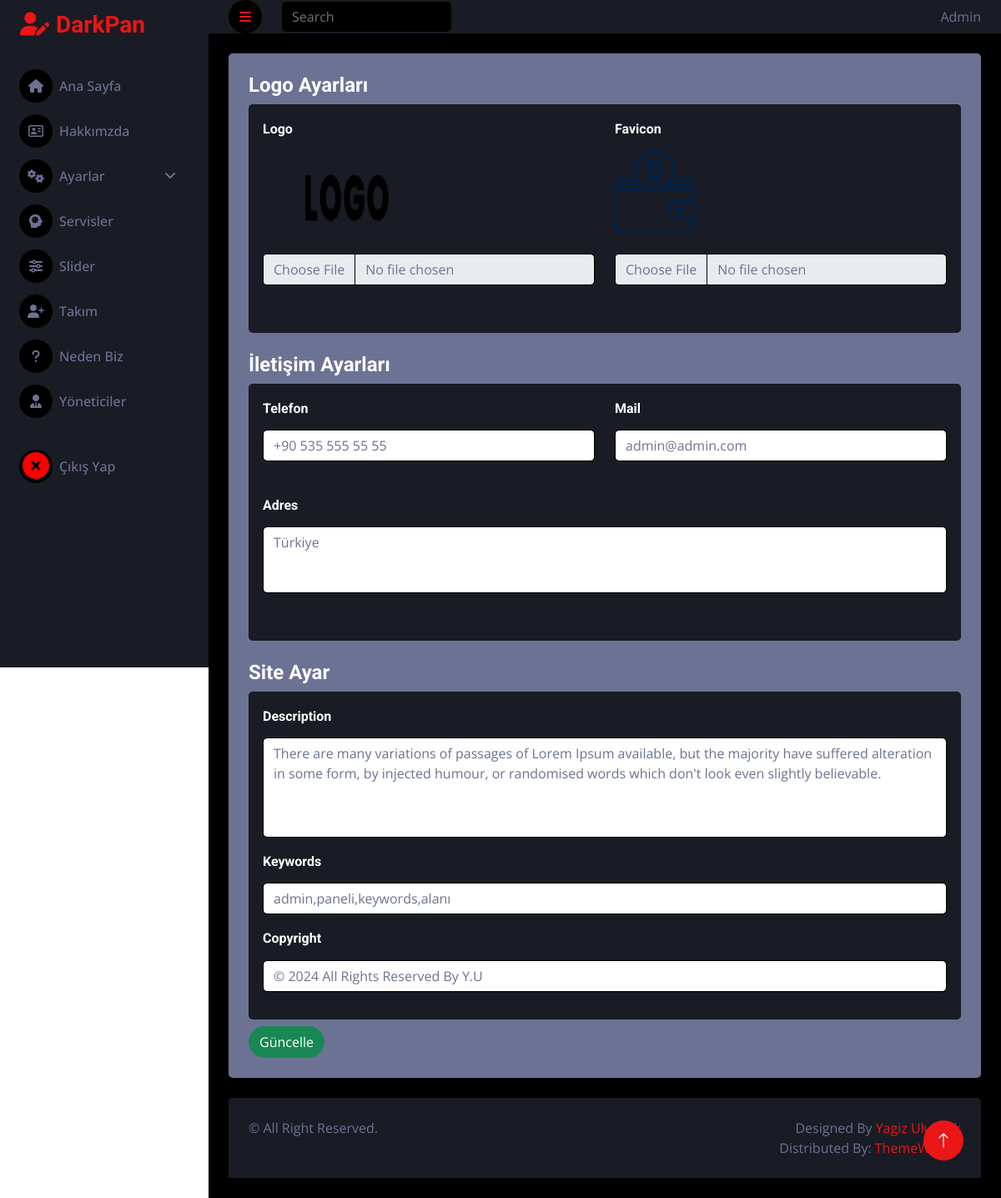
Screenshot of /admin/pages/ayar-genel.php (signed in) with the database file from the repository.
### tables this page shows
CREATE TABLE `ayar` (
  `ayar_id` int(11) NOT NULL,
  `ayar_logo` varchar(255) NOT NULL,
  `ayar_favicon` varchar(255) NOT NULL,
  `ayar_telefon` varchar(50) NOT NULL,
  `ayar_mail` varchar(150) NOT NULL,
  `ayar_adres` varchar(300) NOT NULL,
  `ayar_description` varchar(300) NOT NULL,
  `ayar_keywords` varchar(300) NOT NULL,
  `ayar_copyright` varchar(255) NOT NULL,
  `ayar_facebook` varchar(255) DEFAULT NULL,
  `ayar_twitter` varchar(255) DEFAULT NULL,
  `ayar_instagram` varchar(255) DEFAULT NULL
);

### admin/controller/ayar.controller.php (called while the page is built, shortened)
<?php
    $tablo_Ad = "ayar";
    $id_alan_isim = "ayar_id";
    $tablo_id = 1;
    $VeriId = new Veri();
    $veriIdGetir = $VeriId->veriIdGetir($tablo_Ad, $id_alan_isim, $tablo_id);
?>

### admin/classes/functions.class.php (called while the page is built, shortened)
<?php
class Veri extends Db
{
    public function veriIdGetir($tablo_Ad, $id_alan_isim, $tablo_id)
    {
        $this->tablo_ad = $tablo_Ad;
        $this->id_alan_isim = $id_alan_isim;
        $this->tablo_id = $tablo_id;
        $query = "SELECT * FROM ".$this->tablo_ad." WHERE ".$this->id_alan_isim." = ?";
        $stmt = $this->connect()->prepare($query);
        $stmt->execute([$this->tablo_id]);
        return $stmt->fetch();
    }
}
?>

### admin/classes/db.class.php (called while the page is built)
<?php
class Db
{
    private $host = "localhost";
    private $username = "root";
    private $password = "";
    private $dbname = "kurumsal-tanitim";
    protected function connect()
    {
        try
        {
            $dsn = "mysql:host=".$this->host.";dbname=".$this->dbname;
            $pdo = new PDO($dsn,$this->username,$this->password);
            $pdo->setAttribute(PDO::ATTR_ERRMODE, PDO::ERRMODE_EXCEPTION);
            $pdo->setAttribute(PDO::ATTR_DEFAULT_FETCH_MODE, PDO::FETCH_OBJ);
            return $pdo;
        }
        catch(PDOException $e)
        {
            echo "Bağlantı Hatası: ".$e->getMessage();
        }
    }
}
?>

### admin/pages/ayar-genel.php (the view, shortened to what this page needs)
<?php
require_once('../classes/db.class.php');
include "../classes/functions.class.php";
include "../inc/_header.php";
include "../controller/ayar.controller.php";
?>
<?php
if(!isset($_SESSION["yonetici_username"]))
{
    header("location:login.php");
}
else
{
    ?>
        <body>
            <div class="container-fluid position-relative d-flex p-0" style="background-color: white; height: 100%;">
                <?php include "../inc/_sidebar.php";?>
                <div class="content">
                    <?php include "../inc/_navbar.php";?>
                    <div class="container-fluid pt-4 px-4">
                        <div class="row g-4 h-100" >
                            <div class="col-sm-12 col-xl-12">
                                <div class="col">
                                    <div class="bg-light rounded p-4" style="height: 100%;">
                                        <form method="POST"  enctype="multipart/form-data">
                                            <h4 class="card-title">Logo Ayarları</h4>
                                            <div class="card bg-secondary">
                                                <div class="card-body">
                                                    <div class="row mb-4" style="display: flex; justify-content:space-between; ">
                                                        <div class="col-6">
                                                            <div class="mb-3">
                                                                <label for="ayar_logo" class="form-label"><h6 style="color: white;">Logo</h6></label>
                                                                <img class="img-fluid d-block mb-4" style="width: 200px; height:100px;" src="../../images/ayar/logo/<?php echo $veriIdGetir->ayar_logo?>" alt="">
                                                                <input type="file" class="form-control" name="ayar_logo" id="ayar_logo">
                                                            </div>
                                                        </div>
                                                        <div class="col-6">
                                                            <div class="mb-3">
                                                                <label for="ayar_favicon" class="form-label"><h6 style="color: white;">Favicon</h6></label>
                                                                <img class="img-fluid d-block mb-4" style="width: 100px; height:100px;" src="../../images/ayar/favicon/<?php echo $veriIdGetir->ayar_favicon?>" alt="">
                                                                <input type="file" class="form-control" id="ayar_favicon" name="ayar_favicon" >
                                                            </div>
                                                        </div>
                                                    </div>
                                                </div>
                                            </div>
                                            <h4 class="card-title mt-4">İletişim Ayarları</h4>
                                            <div class="card bg-secondary">
                                                <div class="card-body">
                                                    <div class="row mb-4" style="display: flex; justify-content:space-between; ">
                                                        <div class="col-6">
                                                            <div class="mb-3">
                                                                <label for="ayar_telefon" class="form-label"> <h6 style="color: white;">Telefon</h6></label>
                                                                <input type="text" class="form-control bg-white" id="ayar_telefon" name="ayar_telefon" value="<?php echo $veriIdGetir->ayar_telefon ?>">
                                                            </div>
                                                        </div>
                                                        <div class="col-6">
                                                            <div class="mb-3">
                                                                <label for="ayar_mail" class="form-label"> <h6 style="color: white;">Mail</h6></label>
                                                                <input type="text" class="form-control bg-white" id="ayar_mail" name="ayar_mail" value="<?php echo $veriIdGetir->ayar_mail ?>">
                                                            </div>
                                                        </div>
                                                    </div>
                                                    <div class="row mb-4">
                                                        <div class="col-12">
                                                            <div class="mb-3">
                                                                <label for="ayar_adres" class="form-label"> <h6 style="color: white;">Adres</h6></label>
                                                                <textarea name="ayar_adres" class="form-control bg-white" style="height: 80px; resize: none;"><?php echo $veriIdGetir->ayar_adres ?></textarea>
                                                            </div>
                                                        </div>
                                                    </div>
                                                </div>
                                            </div>
                                            <h4 class="card-title mt-4">Site Ayar</h4>
                                            <div class="card bg-secondary">
                                                <div class="card-body">
                                                    <div class="mb-3">
                                                        <label for="ayar_description" class="form-label"> <h6 style="color: white;">Description</h6></label>
                                                        <textarea name="ayar_description" class="form-control bg-white" style="height: 120px; resize: none;"><?php echo $veriIdGetir->ayar_description?></textarea>
                                                    </div>
                                                    <div class="mb-3">
                                                        <label for="ayar_keywords" class="form-label"> <h6 style="color: white;">Keywords</h6></label>
                                                        <input type="text" class="form-control bg-white" id="ayar_keywords" name="ayar_keywords" value="<?php echo $veriIdGetir->ayar_keywords?>">
                                                    </div>
                                                    <div class="mb-3">
                                                        <label for="ayar_copyright" class="form-label"> <h6 style="color: white;">Copyright</h6></label>
                                                        <input type="text" class="form-control bg-white" id="ayar_copyright" name="ayar_copyright" value="<?php echo $veriIdGetir->ayar_copyright?>">
                                                    </div>
                                                </div>
                                            </div>
                                            <button type="submit" class="btn btn-success rounded-pill mt-2" name="submit">Güncelle</button>
                                        </form>
                                    </div>
                                </div>
                            </div>
                        </div>
                    </div>
                    <?php include "../inc/_footer.php";?>
                </div>
                <a href="#" class="btn btn-lg btn-primary btn-lg-square back-to-top">
                    <i class="bi bi-arrow-up"></i>
                </a>
            </div>
        </body>
        </html>
    <?php
}
?>

### admin/css-js/style.css (style rules this page uses)
:root { --primary: #EB1616; --secondary: #191C24; --light: #6C7293; --dark: #000000; }
.back-to-top { position: fixed; display: none; right: 45px; bottom: 45px; z-index: 99; }
.btn { transition: .5s; }
.btn-lg-square { width: 48px; height: 48px; }
.btn-square, .btn-sm-square, .btn-lg-square { padding: 0; display: inline-flex; align-items: center; justify-content: center; font-weight: normal; border-radius: 50px; }
.content { margin-left: 250px; min-height: 100vh; background: var(--dark); transition: 0.5s; }
@media (min-width: 992px) { .content { width: calc(100% - 250px); } }

### rows the page displays
ayar: ayar_logo (picture), ayar_favicon (picture), ayar_telefon "+90 535 555 55 55", ayar_mail "admin@admin.com", ayar_adres "Türkiye", ayar_description "There are many variations of passages of Lorem Ipsum available, but the majority have suffered alteration in some form, by injected humour, or randomised words which don't look even slightly believable.", ayar_keywords "admin,paneli,keywords,alanı", ayar_copyright "© 2024 All Rights Reserved By Y.U"

### other values shown
$_SESSION["yonetici_adsoyad"] "Admin"
